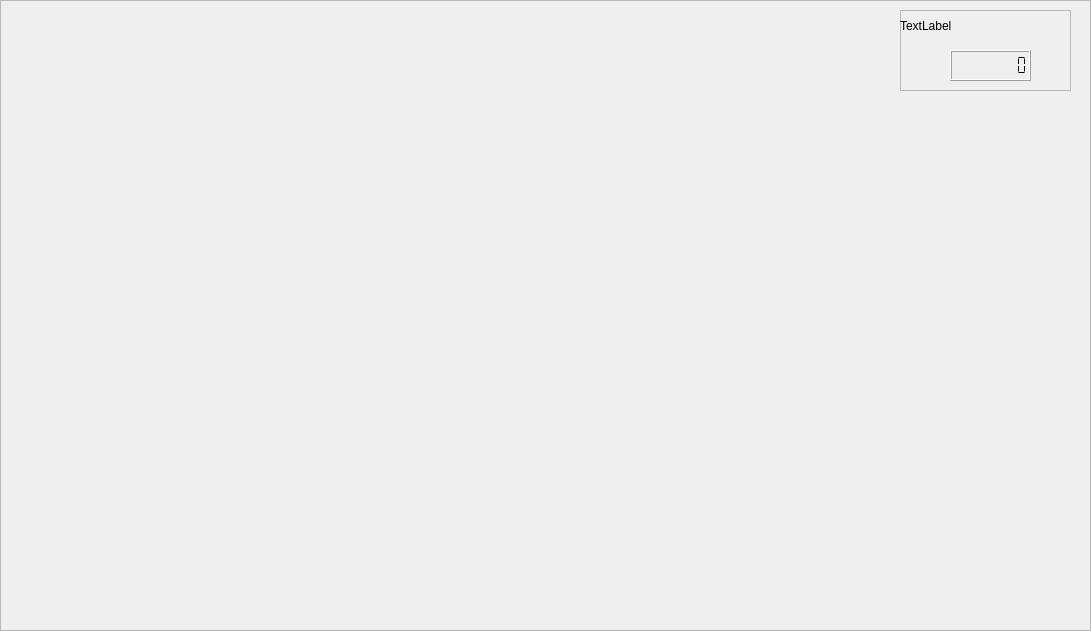
   <widget class="QFrame" name="frame_2">
    <property name="geometry">
     <rect>
      <x>-30</x>
      <y>-10</y>
      <width>1091</width>
      <height>631</height>
     </rect>
    </property>
    <property name="styleSheet">
     <string notr="true">border-image: url(:/new/prefix1/image/301.jpg);</string>
    </property>
    <property name="frameShape">
     <enum>QFrame::StyledPanel</enum>
    </property>
    <property name="frameShadow">
     <enum>QFrame::Raised</enum>
    </property>
    <widget class="QFrame" name="frame_14">
     <property name="geometry">
      <rect>
       <x>900</x>
       <y>10</y>
       <width>171</width>
       <height>81</height>
      </rect>
     </property>
     <property name="styleSheet">
      <string notr="true">border-image: url();</string>
     </property>
     <property name="frameShape">
      <enum>QFrame::StyledPanel</enum>
     </property>
     <property name="frameShadow">
      <enum>QFrame::Raised</enum>
     </property>
     <widget class="QLCDNumber" name="lcdNumber_3">
      <property name="enabled">
       <bool>true</bool>
      </property>
      <property name="geometry">
       <rect>
        <x>50</x>
        <y>40</y>
        <width>81</width>
        <height>31</height>
       </rect>
      </property>
      <property name="mouseTracking">
       <bool>false</bool>
      </property>
      <property name="acceptDrops">
       <bool>false</bool>
      </property>
      <property name="autoFillBackground">
       <bool>false</bool>
      </property>
      <property name="smallDecimalPoint">
       <bool>false</bool>
      </property>
      <property name="digitCount">
       <number>8</number>
      </property>
      <property name="segmentStyle">
       <enum>QLCDNumber::Flat</enum>
      </property>
     </widget>
     <widget class="QLabel" name="timedlabel_6">
      <property name="geometry">
       <rect>
        <x>0</x>
        <y>0</y>
        <width>181</width>
        <height>31</height>
       </rect>
      </property>
      <property name="styleSheet">
       <string notr="true">font: 75 16pt &quot;黑体&quot;;</string>
      </property>
      <property name="text">
       <string>TextLabel</string>
      </property>
     </widget>
    </widget>
   </widget>
